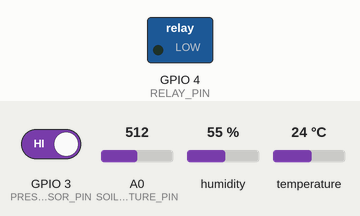
Bench run of a sketch on a simulated ESP8266 (NodeMCU). On the bench: switched loads named in the sketch (green lamp = pin HIGH). The test bench sets the inputs (shaded band); at power-on: A0 (SOIL_MOISTURE_PIN) = 512, GPIO 3 (PRESENCE_SENSOR_PIN) HIGH, humidity 55 %, temperature 24 °C. WiFi joins after 1.5 s; servers stay silent unless stated.

Above: at 3.0 s.
3.1 s: A0 (SOIL_MOISTURE_PIN) set to 483
At 7.1 s:
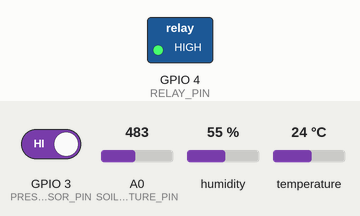
8.3 s: A0 (SOIL_MOISTURE_PIN) set to 510
At 13.0 s:
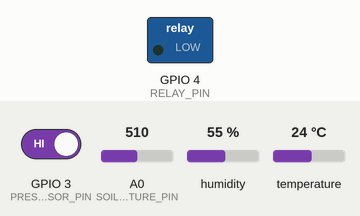
13.3 s: A0 (SOIL_MOISTURE_PIN) set to 490
At 17.1 s:
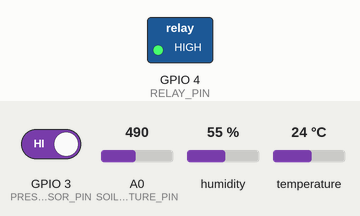
Timing chart, 0 to 18.6 s (numbered marks = the images above; inputs shaded):
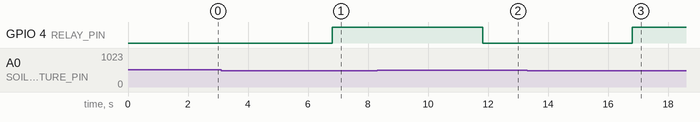

Measured:
- the behaviour switches between 500 and 499 on A0 (SOIL_MOISTURE_PIN) (found by bisection; images 0 and 1)
- after the input at 3.1 s, GPIO 4 (RELAY_PIN): LOW → HIGH after 3.7 s
- after the input at 8.3 s, GPIO 4 (RELAY_PIN): HIGH → LOW after 3.5 s
- after the input at 13.3 s, GPIO 4 (RELAY_PIN): LOW → HIGH after 3.5 s

The sketch:

src.ino
```cpp
#include <Adafruit_Sensor.h>
#include <DHT.h>
#include <arduino.h>
#include <BlynkSimpleEsp8266.h>

#define DHT_PIN 2              // Pino de dados do sensor DHT11
#define DHT_TYPE DHT11         // Tipo do sensor DHT11
#define SOIL_MOISTURE_PIN A0   // Pino do sensor de umidade de solo
#define RAIN_SENSOR_PIN A0     // Pino do sensor de chuva
#define PRESENCE_SENSOR_PIN 3  // Pino do sensor de presença
#define RELAY_PIN 4            // Pino do relé para acionar a bomba

char auth[] = "z_lwBInXPXKQwPYvPPQNV4cce8Q2amsD";
char ssid[] = "251241VCT3_2.4G"; //wifi
char pass[] = "03997438200"; //senha do wifi

DHT dht(DHT_PIN, DHT_TYPE);

BlynkTimer timer;

void sendSensorData()
{
  // Leitura dos sensores
  float humidity = dht.read();
  int soilMoisture = analogRead(SOIL_MOISTURE_PIN);
  int rainLevel = analogRead(RAIN_SENSOR_PIN);
  int presence = digitalRead(PRESENCE_SENSOR_PIN);

  // Envio dos dados para o aplicativo Blynk
  Blynk.virtualWrite(V1, humidity);
  Blynk.virtualWrite(V2, soilMoisture);
  Blynk.virtualWrite(V3, rainLevel);
  Blynk.virtualWrite(V4, presence);
}

void checkSoilMoisture()
{
  int soilMoisture = analogRead(SOIL_MOISTURE_PIN);

  if (soilMoisture < 500)
  {
    // Solo está quase seco, acionar a bomba
    char high_temperature_warning[] = "Solo quase seco! Bomba acionada";

    digitalWrite(RELAY_PIN, HIGH);
    Blynk.logEvent(high_temperature_warning);
    // Blynk.notify("Solo quase seco! Bomba acionada.");
  }
  else
  {
    // Solo está úmido, desligar a bomba
    digitalWrite(RELAY_PIN, LOW);
  }
}

void setup()
{
  // Inicialização do monitor serial
  Serial.begin(9600);

  // Inicialização do sensor DHT11
  dht.begin();

  // Conexão com o Wi-Fi
  Blynk.begin(auth, ssid, pass);

  // Configuração dos pinos
  pinMode(PRESENCE_SENSOR_PIN, INPUT);
  pinMode(RELAY_PIN, OUTPUT);

  // Configuração dos intervalos de leitura e verificação
  timer.setInterval(1000L, sendSensorData);
  timer.setInterval(5000L, checkSoilMoisture);
}

void loop()
{
  Blynk.run();
  timer.run();
}
```
